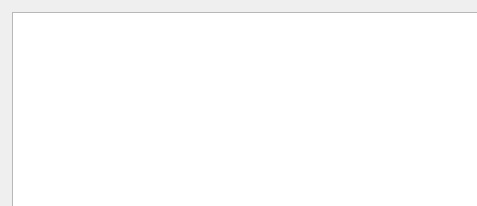
<?xml version='1.0' encoding='UTF-8'?> 
<ui version='4.0'>
 <class>Dialog</class>
 <widget class='QDialog' name='Dialog'>
      <property name='geometry'>
        <rect>
         <x>0</x>
         <y>0</y>
         <width>477</width>
         <height>206</height>
        </rect>
      </property>
  <property name='Textures Meter'>
   <string>Dialog</string>
  </property>
     <widget class='QPushButton' name='IDCANCEL0'>
      <property name='geometry'>
        <rect>
         <x>1050</x>
         <y>462</y>
         <width>125</width>
         <height>35</height>
        </rect>
      </property>
        <property name='text'>
         <string>Close</string>
        </property>
       </widget>
     <widget class='QListWidget' name='LC_TEXREFS'>
      <property name='geometry'>
        <rect>
         <x>12</x>
         <y>12</y>
         <width>587</width>
         <height>437</height>
        </rect>
      </property>
       </widget>
      <widget class='QLabel' name='textures'>
      <property name='geometry'>
        <rect>
         <x>12</x>
         <y>475</y>
         <width>152</width>
         <height>20</height>
        </rect>
      </property>
        <property name='text'>
          <string>Total</string>
         </property>
      </widget>
      <widget class='QLabel' name='ST_BMPSSZ'>
      <property name='geometry'>
        <rect>
         <x>187</x>
         <y>475</y>
         <width>127</width>
         <height>22</height>
        </rect>
      </property>
        <property name='text'>
          <string>Static</string>
         </property>
      </widget>
      </widget>
   <resources/>
 <connections/>
</ui> 
